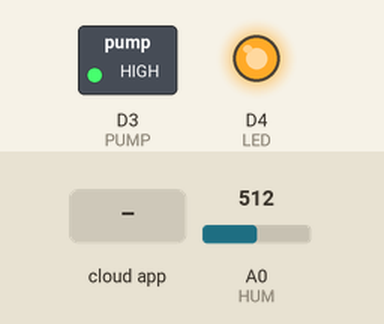
Recording of a sketch running on a simulated ESP8266 (NodeMCU). On the bench: switched loads named in the sketch (green lamp = pin HIGH), output pins drawn as LEDs (lit = HIGH). Dashed ring = blinking. The inputs (shaded band) are chosen by the test bench; at power-on: A0 (HUM) = 512.

Above: at 1.2 s.
1.3 s: the phone or cloud app sets led to 0
At 2.5 s:
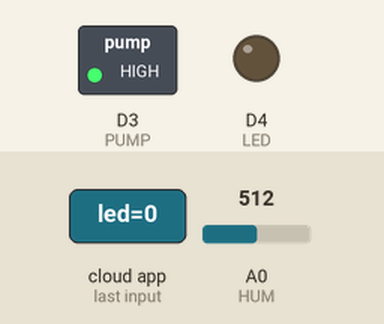
2.8 s: the phone or cloud app sets pump to 0
At 3.8 s:
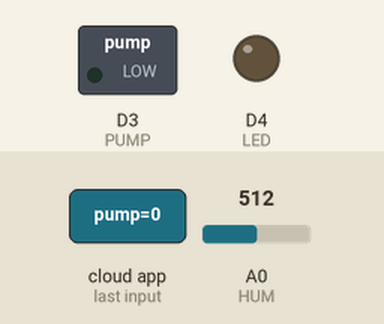
4.3 s: the phone or cloud app sets led to 1
At 4.9 s:
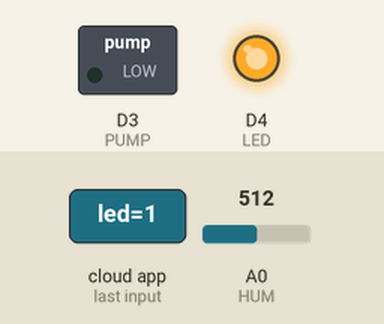
5.8 s: the phone or cloud app sets auto to 1
At 6.4 s:
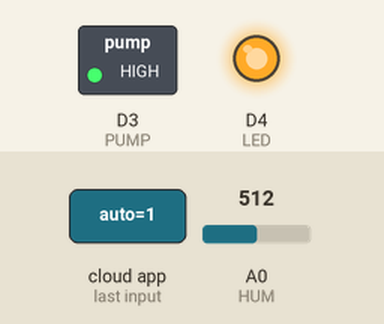
7.5 s: A0 (HUM) set to 571
9.2 s: A0 (HUM) set to 590
At 11.2 s:
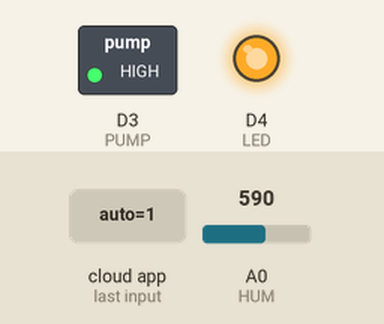
Timing chart, 0 to 16.6 s (numbered marks = the images above; inputs shaded):
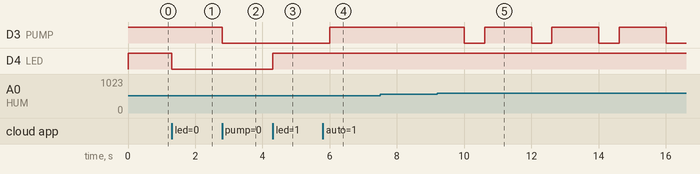

The sketch:

ESP8266.ino
```cpp
#define THINGER_SERIAL_DEBUG

#include <ThingerESP8266.h>
#include "arduino_secrets.h"

ThingerESP8266 thing(USERNAME, DEVICE_ID, DEVICE_CREDENTIAL);
//********************************
//Создание констант и переменных
#define HUM A0
#define PUMP D3
#define LED D4

const int minValue = 286; //датчик опущен в воду
const int maxValue = 712; //датчик полностью сухой
int h = 0;
bool flag = false;
uint32_t timer1;

void setup() {
  // open serial for monitoring
  Serial.begin(115200);
  // set builtin led as output
  pinMode(HUM, INPUT);
  pinMode(PUMP, OUTPUT);
  pinMode(LED, OUTPUT);
  digitalWrite(PUMP, 1);
  digitalWrite(LED, 1);

  // add WiFi credentials
  thing.add_wifi(SSID, SSID_PASSWORD);

  // digital pin control example (i.e. turning on/off a light, a relay, configuring a parameter, etc)
  thing["led"] << digitalPin(LED);
  thing["pump"] << digitalPin(PUMP);
  thing["auto"] << inputValue(flag);

  // resource output example (i.e. reading a sensor value)
  thing["hum"] >> outputValue(h);

  // more details at http://docs.thinger.io/arduino/
}

void loop() {
  thing.handle();

  if (millis()-timer1 > 2000){
    timer1 = millis();
    h = analogRead(HUM);
    h = map(h, maxValue, minValue, 0, 100);
    if (flag){
      if (h<30){
        digitalWrite(PUMP, 0);
        delay(600);
      }
      digitalWrite(PUMP, 1);
    }
  }
}
```

arduino_secrets.h
```cpp
#define USERNAME "your_user_name"
#define DEVICE_ID "your_device_id"
#define DEVICE_CREDENTIAL "your_device_credential"

#define SSID "your_wifi_ssid"
#define SSID_PASSWORD "your_wifi_ssid_password"
```

Measured:
- the behaviour switches between 582 and 583 on A0 (HUM) (found by bisection; images 4 and 5)
- after the input at 1.3 s, D4 (LED): HIGH → LOW at once
- after the input at 2.8 s, D3 (PUMP): HIGH → LOW at once
- after the input at 4.3 s, D4 (LED): LOW → HIGH at once
- after the input at 5.8 s, D3 (PUMP): LOW → HIGH after 0.20 s
- after the input at 7.5 s, every drawn part: stays the same
- after the input at 9.2 s, D3 (PUMP): alternates HIGH for 1.4 s and LOW for 0.60 s, starting after 0.81 s
